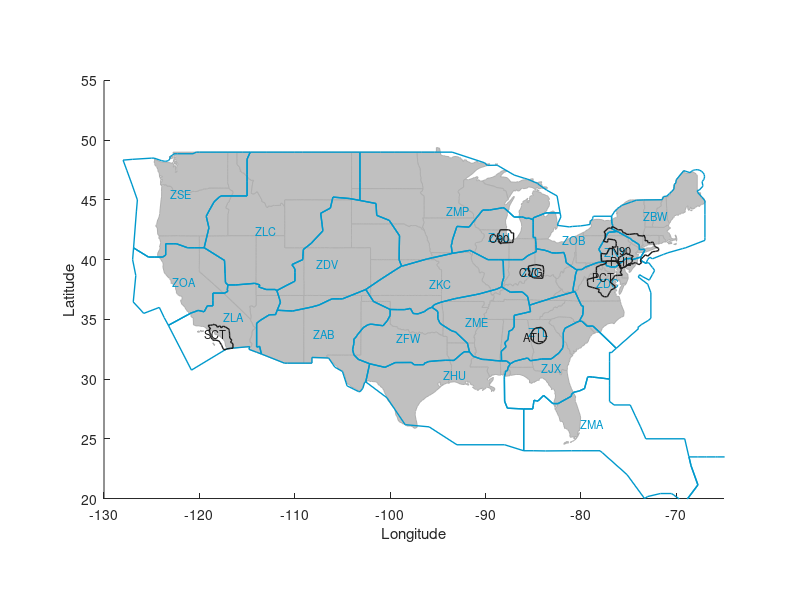

This figure's MATLAB source:

function plot_nas(varargin)

if ~isempty(varargin)
    isLine = varargin{1};
else
    isLine = 0;
end
no_tcn = 0;
if length(varargin)==2
    no_tcn = 1;
end

% figure
hold on
% set(gca,'FontSize',13)

% set flag to display centers and tracons
centers = 1;
tracons = 1;

% set RGB values
USfill = [0.7529 0.7529 0.7529];
USedge = [0.6863 0.6863 0.6863];
CTedge = [0 0.6000 0.8000];

% limits for displaying nas
xmin = -130; xmax = -65;
ymin = 20; ymax = 55;

% degree to radian
d2r=pi/180;

% determine whether to use map projection
proj = 0;
if proj
    daspect([1 1 1])
else
    daspect([1 cos(37*d2r) 1])
end

%Define names of Tracons for plotting
tcns = {'PCT';'N90';'C90';'SCT';'PHL';'CVG';'ATL'};
% tcns = {'C90'};
% plot US
fid = fopen('usmap_48.dat','r');
file = fscanf(fid,'%f %f',[2 inf]);
file = file';
fclose(fid);

indx = find(file(:,1) == 0);
[row,col] = size(indx);
for i=1:row-1
    lat = file(indx(i)+1:indx(i+1)-1,1);
    lon = file(indx(i)+1:indx(i+1)-1,2);
    if proj
        [x y] = lambc([lat lon]*d2r);
    else
        x = lon;
        y = lat;
    end
    if ~isLine
        fill(x, y, USfill, 'EdgeColor', USedge,'tag','usa')
        %         plot(x, y, '-', 'color',[1 0 1],'linewidth',3,'tag','usaedge','visible','on')
    else
        plot(x, y, '-', 'color',USedge)
    end
end

% Plot Centers
str = textread('centers1.dat','%s');
c = char(str);

%returns rows containing center names
index = find(c(:,1)=='.');

%add one more index
index = [index; length(c)+1];

%go through each center
for i = 1:length(index)-1
    tag = 'ctr';
    if centers == 0
        state = 'off';
    else
        state = 'on';
    end
    C = CTedge;
    ctr = c(index(i),2:4);
    t = find(strcmp(ctr,tcns) == 1);
    if isempty(t) == 0
        %This center is a tracon cluster
        C=[0.4, 0.4, 0.4];
        C=[0.1 0.1 0.1];
        if tracons == 0
            state='off';
        else
            state='on';
        end
        tag='tcn';
    end
    
    num = str2num(c(index(i)+3:index(i+1)-1,:));
    n = length(num);
    m = 2*(1:n/2);
    lat = num(m-1);
    lon = -num(m);
    %ensure first and final points are equal
    if or(lat(1)~=lat(end),lon(1)~=lon(end))
        lat=[lat; lat(1)];
        lon=[lon; lon(1)];
    end
    %projection
    if proj
        [x y] = lambc([lat lon]*d2r);
    else
        x = lon;
        y = lat;
    end
    if isempty(t) || (~isempty(t) && no_tcn==0)
        h = plot(x, y, 'm-','linewidth', 1, 'color', C,'tag',tag);
        set(h,'visible',state,'clipping','on');
        %     if isempty(strfind(c(index(i),2:7),'Z'))
        h = text(mean(x),mean(y),c(index(i),2:7),...
            'Color',C,...
            'horizontalalignment','center',...
            'tag',tag,...
            'fontsize',8);
        %     end
        set(h,'visible',state,'clipping','on');
    end    
end

xlabel('Longitude')
ylabel('Latitude')
axis([xmin xmax ymin ymax])